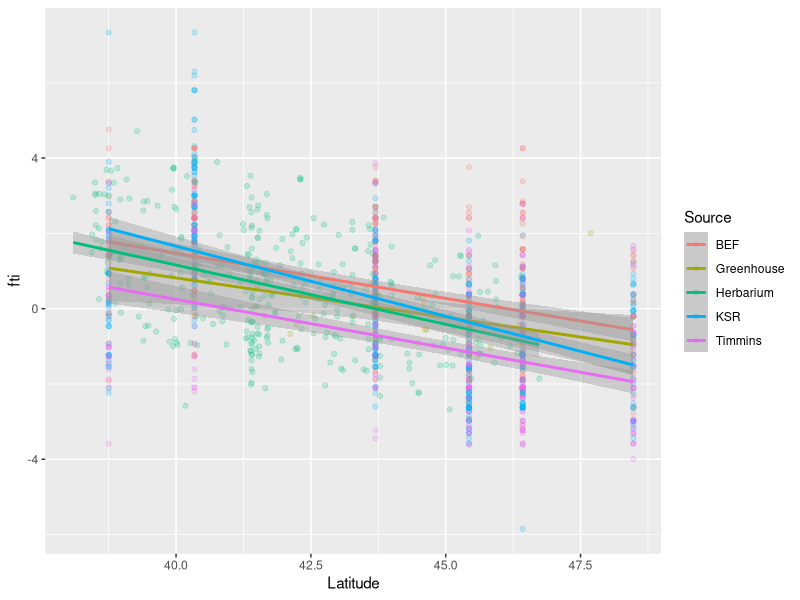
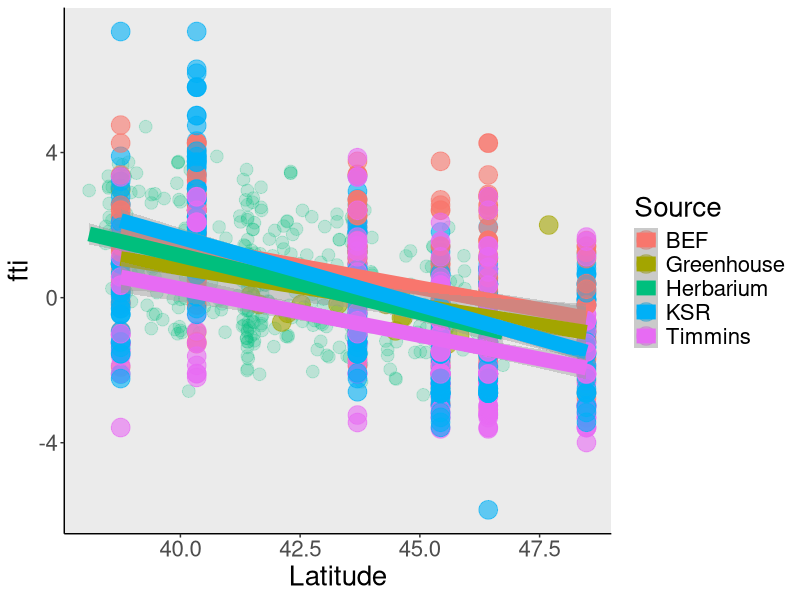

Write R code to recreate these figures, in order.
####Validation script
library(ggplot2)
library(tidyverse)
##Data files: GreenhouseData_wGDD2003.csv from GHValidation.R
### FieldData_wGDDtest.csv from FieldValidation.R
### PhenolAllData.csv from MeasurementPCA.R



##Data import
GreenhouseData<-read.csv("MontagueGreenhousePopulations_wGDD__IDW2.csv", header=T, stringsAsFactors = F)
#FieldData<-read.csv("MontagueFieldPopulations_wGDD__IDW2.csv", header=T, stringsAsFactors = F)

CommonGarden<-read.csv("CBCommonGardenPopulations_wGDD__IDW2.csv", stringsAsFactors = F)
names(CommonGarden)[1]<-"Individualnumber"

PhenolAllData<-read.csv("PhenolAllData.csv", header=T, stringsAsFactors=FALSE)


## create find and fti for Greenhouse and Field data

GreenhouseData$fti<-(GreenhouseData$yday-mean(GreenhouseData$yday, na.rm=TRUE))/sd(GreenhouseData$yday, na.rm=TRUE)

#FieldData$find<-(FieldData$GDs-mean(FieldData$GDs, na.rm=TRUE))/sd(FieldData$GDs, na.rm=TRUE)
#FieldData$fti<- (FieldData$find) + (FieldData$GDDs-mean(FieldData$GDDs,na.rm=TRUE))/sd(FieldData$GDDs,na.rm=TRUE)


CommonGarden %>% separate(Plant_ID, c("Sitenumber", "Site1", "Mat", "Row", "Position"), sep="_" ) -> CommonGarden

CommonGarden$Pop<-CommonGarden$Mat # Extract population code from maternal family code
CommonGarden$Pop<-gsub("[0-9]","",CommonGarden$Pop)
# CommonGarden$Origin<-CommonGarden$Pop 



AllData<-read.table("AllDataFixed.txt", header=T, sep=",")
AllData<-AllData[,c("Pop_Code", "Pop", "Lat")]
names(AllData)<-c("Pop", "Pop_Code", "Lat")
AllData<-unique(AllData)
AllData %>% mutate_if(is.factor, as.character) -> AllData
CommonGarden<-left_join(CommonGarden, AllData)

# CommonGarden$Origin[CommonGarden$Origin %in% c("A","C")]<-"Early" # Pair populations into early (north), intermediate, and late (south) 
# CommonGarden$Origin[CommonGarden$Origin %in% c("E","J")]<-"Int"
# CommonGarden$Origin[CommonGarden$Origin %in% c("S","T")]<-"Late"
# names(CommonGarden)[22]<-"Source"

CommonGarden$find<-(CommonGarden$GDs-mean(CommonGarden$GDs, na.rm=TRUE))/sd(CommonGarden$GDs, na.rm=TRUE)
CommonGarden$fti<- (CommonGarden$find) + (CommonGarden$GDDs-mean(CommonGarden$GDDs,na.rm=TRUE))/sd(CommonGarden$GDDs,na.rm=TRUE)



##Subset data frames
GreenhouseData<-GreenhouseData[,c("Pop_Code", "Latitude", "Longitude", "yday", "Year", "GD", "GDs", "GDD", "GDDs", "meanGDeg","varGDeg", "skewGDeg","kurtGDeg", "numStns", "fti")]
#FieldData<-FieldData[,c("Pop_Code", "Latitude", "Longitude", "yday", "Year", "GD", "GDs", "GDD", "GDDs", "meanGDeg","varGDeg", "skewGDeg","kurtGDeg", "numStns", "fti")]
CommonGarden<- CommonGarden[,c("Pop_Code","Longitude","yday", "Year", "GD", "GDs", "GDD", "GDDs", "meanGDeg","varGDeg", "skewGDeg","kurtGDeg", "numStns", "fti", "Lat", "Site1")]

##change years here, will see different slopes for herbarium. Herbarium slope flattens out in more recent years, ie 1990, 2000
PhenolAllData<-subset(PhenolAllData, Year >=1960)
ValidHerb<-PhenolAllData[(PhenolAllData$Latitude < 49) & (PhenolAllData$Longitude > -85), ]
ValidHerb<-ValidHerb[(ValidHerb$Latitude > 38) & (ValidHerb$Longitude < -74), ]
HerbData<-ValidHerb[,c("Pop_Code", "Latitude", "Longitude", "yday", "Year", "GD", "GDs", "GDD", "GDDs", "meanGDeg","varGDeg", "skewGDeg","kurtGDeg", "numStns", "fti")]

##Attach data source as columns to all data frames

GreenhouseData$Source<-"Greenhouse"
#FieldData$Source<-"Field"
HerbData$Source<-"Herbarium"
#CommonGarden$Source<-"CommonGarden"
names(CommonGarden)[15]<-"Latitude"
names(CommonGarden)[16]<-"Source"
##bind all three data frames
AllData<-rbind(GreenhouseData, CommonGarden, HerbData)



ggplot(AllData, aes(x=Latitude, y=fti, color=Source))+
  geom_point(alpha=0.2)+geom_smooth(method="lm")

summary(lm(fti~GD, data=AllData))
anova(lm(fti~GD*Source, data=AllData))

Validation<-ggplot(AllData, aes(x=Latitude, y=fti))+
  geom_point(aes(colour=Source),data=AllData[AllData$Source=="Herbarium",],alpha=0.2, size=4) +
  geom_point(aes(colour=Source),data=AllData[AllData$Source!="Herbarium"  ,],alpha=0.6,size=6) +
  geom_smooth(method="lm", aes(color=Source), size=5) +
  theme(plot.background = element_blank(),panel.grid.major = element_blank(),panel.grid.minor = element_blank(),panel.border = element_blank()) +
  theme(axis.line = element_line(color = 'black')) +
  theme(text = element_text(size=20))


ggsave(Validation, filename = "Validation.png",
       width = 10,height=8,dpi = 300)

summary(lm(fti~Latitude*Source, data=AllData))
anova(lm(fti~Latitude*Source, data=AllData))

